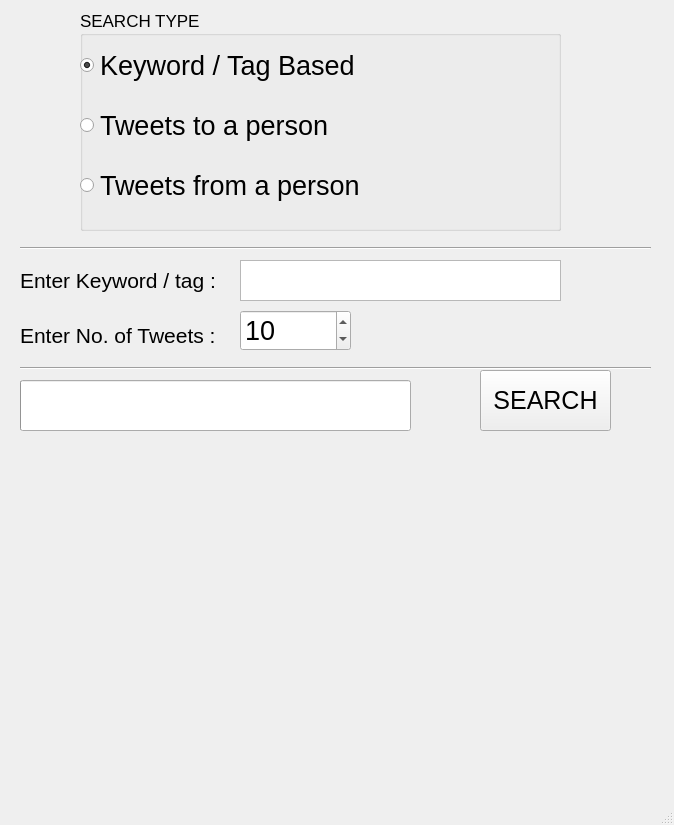
<?xml version="1.0" encoding="UTF-8"?>
<ui version="4.0">
 <class>MainWindow</class>
 <widget class="QMainWindow" name="MainWindow">
  <property name="geometry">
   <rect>
    <x>0</x>
    <y>0</y>
    <width>674</width>
    <height>825</height>
   </rect>
  </property>
  <property name="windowTitle">
   <string>MainWindow</string>
  </property>
  <widget class="QWidget" name="centralwidget">
   <widget class="QGroupBox" name="groupBox">
    <property name="geometry">
     <rect>
      <x>80</x>
      <y>10</y>
      <width>481</width>
      <height>221</height>
     </rect>
    </property>
    <property name="font">
     <font>
      <pointsize>13</pointsize>
     </font>
    </property>
    <property name="title">
     <string>SEARCH TYPE</string>
    </property>
    <widget class="QWidget" name="verticalLayoutWidget">
     <property name="geometry">
      <rect>
       <x>0</x>
       <y>20</y>
       <width>471</width>
       <height>191</height>
      </rect>
     </property>
     <layout class="QVBoxLayout" name="verticalLayout">
      <item>
       <widget class="QRadioButton" name="choice1">
        <property name="enabled">
         <bool>true</bool>
        </property>
        <property name="font">
         <font>
          <family>MS Shell Dlg 2</family>
          <pointsize>20</pointsize>
         </font>
        </property>
        <property name="text">
         <string>Keyword / Tag Based</string>
        </property>
        <property name="checked">
         <bool>true</bool>
        </property>
       </widget>
      </item>
      <item>
       <widget class="QRadioButton" name="choice2">
        <property name="font">
         <font>
          <pointsize>20</pointsize>
          <weight>50</weight>
          <bold>false</bold>
         </font>
        </property>
        <property name="text">
         <string>Tweets to a person</string>
        </property>
       </widget>
      </item>
      <item>
       <widget class="QRadioButton" name="choice3">
        <property name="font">
         <font>
          <pointsize>20</pointsize>
         </font>
        </property>
        <property name="text">
         <string>Tweets from a person</string>
        </property>
       </widget>
      </item>
     </layout>
    </widget>
   </widget>
   <widget class="QPushButton" name="search_button">
    <property name="geometry">
     <rect>
      <x>480</x>
      <y>370</y>
      <width>131</width>
      <height>61</height>
     </rect>
    </property>
    <property name="font">
     <font>
      <pointsize>19</pointsize>
     </font>
    </property>
    <property name="text">
     <string>SEARCH</string>
    </property>
   </widget>
   <widget class="QPlainTextEdit" name="input_tag">
    <property name="geometry">
     <rect>
      <x>240</x>
      <y>260</y>
      <width>321</width>
      <height>41</height>
     </rect>
    </property>
    <property name="font">
     <font>
      <pointsize>15</pointsize>
     </font>
    </property>
    <property name="toolTip">
     <string/>
    </property>
    <property name="toolTipDuration">
     <number>1</number>
    </property>
    <property name="verticalScrollBarPolicy">
     <enum>Qt::ScrollBarAlwaysOff</enum>
    </property>
    <property name="horizontalScrollBarPolicy">
     <enum>Qt::ScrollBarAlwaysOff</enum>
    </property>
    <property name="sizeAdjustPolicy">
     <enum>QAbstractScrollArea::AdjustIgnored</enum>
    </property>
    <property name="plainText">
     <string/>
    </property>
    <property name="placeholderText">
     <string/>
    </property>
   </widget>
   <widget class="Line" name="line_2">
    <property name="geometry">
     <rect>
      <x>20</x>
      <y>360</y>
      <width>631</width>
      <height>16</height>
     </rect>
    </property>
    <property name="orientation">
     <enum>Qt::Horizontal</enum>
    </property>
   </widget>
   <widget class="Line" name="line_3">
    <property name="geometry">
     <rect>
      <x>20</x>
      <y>240</y>
      <width>631</width>
      <height>16</height>
     </rect>
    </property>
    <property name="orientation">
     <enum>Qt::Horizontal</enum>
    </property>
   </widget>
   <widget class="QLabel" name="label">
    <property name="geometry">
     <rect>
      <x>20</x>
      <y>260</y>
      <width>211</width>
      <height>41</height>
     </rect>
    </property>
    <property name="font">
     <font>
      <pointsize>16</pointsize>
     </font>
    </property>
    <property name="text">
     <string>Enter Keyword / tag :</string>
    </property>
   </widget>
   <widget class="QLabel" name="label_2">
    <property name="geometry">
     <rect>
      <x>20</x>
      <y>320</y>
      <width>211</width>
      <height>31</height>
     </rect>
    </property>
    <property name="font">
     <font>
      <pointsize>16</pointsize>
     </font>
    </property>
    <property name="text">
     <string>Enter No. of Tweets :</string>
    </property>
   </widget>
   <widget class="QSpinBox" name="input_tweet">
    <property name="geometry">
     <rect>
      <x>240</x>
      <y>310</y>
      <width>111</width>
      <height>41</height>
     </rect>
    </property>
    <property name="font">
     <font>
      <pointsize>20</pointsize>
     </font>
    </property>
    <property name="whatsThis">
     <string/>
    </property>
    <property name="layoutDirection">
     <enum>Qt::LeftToRight</enum>
    </property>
    <property name="maximum">
     <number>3000</number>
    </property>
    <property name="singleStep">
     <number>10</number>
    </property>
    <property name="value">
     <number>10</number>
    </property>
   </widget>
   <widget class="QProgressBar" name="progress">
    <property name="geometry">
     <rect>
      <x>20</x>
      <y>380</y>
      <width>391</width>
      <height>51</height>
     </rect>
    </property>
    <property name="sizePolicy">
     <sizepolicy hsizetype="Preferred" vsizetype="Fixed">
      <horstretch>0</horstretch>
      <verstretch>0</verstretch>
     </sizepolicy>
    </property>
    <property name="font">
     <font>
      <pointsize>9</pointsize>
     </font>
    </property>
    <property name="value">
     <number>0</number>
    </property>
    <property name="textVisible">
     <bool>false</bool>
    </property>
    <property name="orientation">
     <enum>Qt::Horizontal</enum>
    </property>
   </widget>
   <widget class="QLabel" name="display_label">
    <property name="geometry">
     <rect>
      <x>50</x>
      <y>460</y>
      <width>511</width>
      <height>301</height>
     </rect>
    </property>
    <property name="font">
     <font>
      <pointsize>18</pointsize>
     </font>
    </property>
    <property name="text">
     <string/>
    </property>
   </widget>
  </widget>
  <widget class="QMenuBar" name="menubar">
   <property name="geometry">
    <rect>
     <x>0</x>
     <y>0</y>
     <width>674</width>
     <height>21</height>
    </rect>
   </property>
  </widget>
  <widget class="QStatusBar" name="statusbar"/>
 </widget>
 <resources/>
 <connections/>
</ui>
